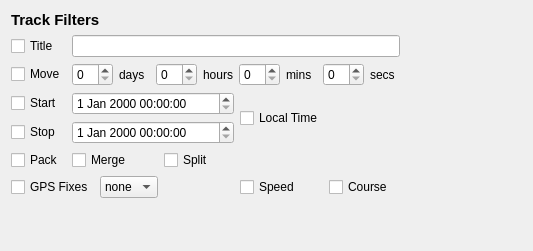
<?xml version="1.0" encoding="UTF-8"?>
<ui version="4.0">
 <class>TrackWidget</class>
 <widget class="QWidget" name="TrackWidget">
  <property name="geometry">
   <rect>
    <x>0</x>
    <y>0</y>
    <width>533</width>
    <height>251</height>
   </rect>
  </property>
  <property name="windowTitle">
   <string>Track Filter Options</string>
  </property>
  <property name="whatsThis">
   <string>This filter performs various operations on track data. </string>
  </property>
  <layout class="QGridLayout" name="gridLayout_2">
   <item row="0" column="0">
    <layout class="QGridLayout" name="gridLayout">
     <item row="0" column="0" colspan="5">
      <widget class="QLabel" name="label">
       <property name="font">
        <font>
         <pointsize>11</pointsize>
         <weight>75</weight>
         <bold>true</bold>
        </font>
       </property>
       <property name="whatsThis">
        <string/>
       </property>
       <property name="text">
        <string>Track Filters</string>
       </property>
      </widget>
     </item>
     <item row="1" column="0">
      <widget class="QCheckBox" name="titleCheck">
       <property name="toolTip">
        <string>Basic title for track</string>
       </property>
       <property name="whatsThis">
        <string>Basic title for new track(s). 
This option specifies a title for tracks generated by the track filter. By default, the title of the new track is composed of the start time of the track appended to this value. 
If this value contains a percent (%) character, it is treated as a format string for the POSIX strftime function, allowing custom time-based track names. </string>
       </property>
       <property name="text">
        <string>Title</string>
       </property>
      </widget>
     </item>
     <item row="1" column="1" colspan="4">
      <widget class="QLineEdit" name="titleText">
       <property name="toolTip">
        <string>the title of the new track is composed of the start time of the track appended to this value. </string>
       </property>
      </widget>
     </item>
     <item row="2" column="0">
      <widget class="QCheckBox" name="moveCheck">
       <property name="toolTip">
        <string>Correct track point timestamps by specified amount</string>
       </property>
       <property name="whatsThis">
        <string>Correct trackpoint timestamps by a delta. 
This option changes the time of all trackpoints. This might be useful if your track must be moved by one or more hours because of an incorrect time zone. </string>
       </property>
       <property name="text">
        <string>Move</string>
       </property>
      </widget>
     </item>
     <item row="2" column="1" colspan="4">
      <layout class="QHBoxLayout" name="horizontalLayout">
       <item>
        <widget class="QSpinBox" name="daysSpin"/>
       </item>
       <item>
        <widget class="QLabel" name="daysLabel">
         <property name="text">
          <string>days</string>
         </property>
        </widget>
       </item>
       <item>
        <widget class="QSpinBox" name="hoursSpin"/>
       </item>
       <item>
        <widget class="QLabel" name="hoursLabel">
         <property name="text">
          <string>hours</string>
         </property>
        </widget>
       </item>
       <item>
        <widget class="QSpinBox" name="minsSpin"/>
       </item>
       <item>
        <widget class="QLabel" name="minsLabel">
         <property name="text">
          <string>mins</string>
         </property>
        </widget>
       </item>
       <item>
        <widget class="QSpinBox" name="secsSpin"/>
       </item>
       <item>
        <widget class="QLabel" name="secsLabel">
         <property name="text">
          <string>secs</string>
         </property>
        </widget>
       </item>
      </layout>
     </item>
     <item row="3" column="0">
      <widget class="QCheckBox" name="startCheck">
       <property name="sizePolicy">
        <sizepolicy hsizetype="Fixed" vsizetype="Fixed">
         <horstretch>0</horstretch>
         <verstretch>0</verstretch>
        </sizepolicy>
       </property>
       <property name="toolTip">
        <string>Use track pts. after this time. </string>
       </property>
       <property name="whatsThis">
        <string>Use only track points after this timestamp.

This option is used along with the stop to discard trackpoints that were recorded outside of a specific period of time. This option specifies the beginning of the time period. </string>
       </property>
       <property name="text">
        <string>Start</string>
       </property>
      </widget>
     </item>
     <item row="3" column="1" colspan="2">
      <widget class="QDateTimeEdit" name="startEdit">
       <property name="toolTip">
        <string>Use track pts. after this time. </string>
       </property>
      </widget>
     </item>
     <item row="3" column="3" rowspan="2">
      <widget class="QCheckBox" name="TZCheck">
       <property name="toolTip">
        <string>If checked, time specified here is based on this computer's current time zone. </string>
       </property>
       <property name="whatsThis">
        <string>If checked, the times specified here are based on the local computer's time zone.  Otherwise it is UTC.</string>
       </property>
       <property name="text">
        <string>Local Time</string>
       </property>
      </widget>
     </item>
     <item row="4" column="0">
      <widget class="QCheckBox" name="stopCheck">
       <property name="sizePolicy">
        <sizepolicy hsizetype="Fixed" vsizetype="Fixed">
         <horstretch>0</horstretch>
         <verstretch>0</verstretch>
        </sizepolicy>
       </property>
       <property name="toolTip">
        <string>Use track pts before this time. </string>
       </property>
       <property name="whatsThis">
        <string> Use only track points before this timestamp.

This option is used in conjunction with the start option to discard all trackpoints outside of a given period of time. This option defines the end of the time period. </string>
       </property>
       <property name="text">
        <string>Stop</string>
       </property>
      </widget>
     </item>
     <item row="4" column="1" colspan="2">
      <widget class="QDateTimeEdit" name="stopEdit">
       <property name="toolTip">
        <string>Use track pts before this time. </string>
       </property>
      </widget>
     </item>
     <item row="5" column="0">
      <widget class="QCheckBox" name="packCheck">
       <property name="toolTip">
        <string>Pack all tracks into one. </string>
       </property>
       <property name="whatsThis">
        <string>Pack all tracks into one.

This option causes all tracks to be appended to one another to form a single track. This option does not work if any two tracks overlap in time; in that case, consider using the merge option.

This option is most useful for rejoining tracks that might have been interrupted by an equipment malfunction or an overnight stop. </string>
       </property>
       <property name="text">
        <string>Pack</string>
       </property>
      </widget>
     </item>
     <item row="5" column="1">
      <widget class="QCheckBox" name="mergeCheck">
       <property name="toolTip">
        <string>Merge multiple tracks for the same way.</string>
       </property>
       <property name="whatsThis">
        <string> Merge multiple tracks for the same way.

This option puts all track points from all tracks into a single track and sorts them by time stamp. Points with identical time stamps will be dropped. </string>
       </property>
       <property name="text">
        <string>Merge</string>
       </property>
      </widget>
     </item>
     <item row="5" column="2">
      <widget class="QCheckBox" name="splitCheck">
       <property name="toolTip">
        <string>Split tracks. </string>
       </property>
       <property name="whatsThis">
        <string>Split by date or time interval 

The input track will be split into several tracks depending on date of track points. If there is more than one track, use the pack option before before using this. 

If the input has multiple tracks, pack them together before splitting them back apart per day.
</string>
       </property>
       <property name="text">
        <string>Split</string>
       </property>
      </widget>
     </item>
     <item row="6" column="0" colspan="2">
      <widget class="QWidget" name="widget_5" native="true">
       <property name="toolTip">
        <string>Synthesize GPS Fixes. </string>
       </property>
       <property name="whatsThis">
        <string>Synthesize GPS fixes (PPS, DGPS, 3D, 2D, NONE).

This option sets the GPS fix status for all trackpoints to the specified value. Valid values for this option are PPS, DGPS, 3D, 2D, or NONE.

This option is most useful when converting from a format that doesn't contain GPS fix status to one that requires it. </string>
       </property>
       <layout class="QHBoxLayout" name="horizontalLayout_3">
        <property name="margin">
         <number>0</number>
        </property>
        <item>
         <widget class="QCheckBox" name="GPSFixesCheck">
          <property name="sizePolicy">
           <sizepolicy hsizetype="Fixed" vsizetype="Fixed">
            <horstretch>0</horstretch>
            <verstretch>0</verstretch>
           </sizepolicy>
          </property>
          <property name="text">
           <string>GPS Fixes</string>
          </property>
         </widget>
        </item>
        <item>
         <widget class="QComboBox" name="GPSFixesCombo">
          <item>
           <property name="text">
            <string>none</string>
           </property>
          </item>
          <item>
           <property name="text">
            <string>pps</string>
           </property>
          </item>
          <item>
           <property name="text">
            <string>dgps</string>
           </property>
          </item>
          <item>
           <property name="text">
            <string>3d</string>
           </property>
          </item>
          <item>
           <property name="text">
            <string>2d</string>
           </property>
          </item>
         </widget>
        </item>
       </layout>
       <zorder>GPSFixesCombo</zorder>
       <zorder>GPSFixesCheck</zorder>
      </widget>
     </item>
     <item row="6" column="3">
      <widget class="QCheckBox" name="speedCheck">
       <property name="toolTip">
        <string>Synthesize speed. </string>
       </property>
       <property name="whatsThis">
        <string>Synthesize speed.

This option computes a value for the GPS speed at each trackpoint. This is most useful with trackpoints from formats that don't support speed information or for trackoints synthesized by the interpolate filter. The speed at each trackpoint is the average speed from the previous trackpoint (distance divided by time). The first trackpoint in each track is assigned a speed of &quot;unknown.&quot; </string>
       </property>
       <property name="text">
        <string>Speed</string>
       </property>
      </widget>
     </item>
     <item row="6" column="4">
      <widget class="QCheckBox" name="courseCheck">
       <property name="toolTip">
        <string>Synthesize course.</string>
       </property>
       <property name="whatsThis">
        <string>Synthesize course.

This option computes (or recomputes) a value for the GPS heading at each trackpoint. This is most useful with trackpoints from formats that don't support heading information or for trackpoints synthesized by the interpolate filter. The heading at each trackpoint is simply the course from the previous trackpoint in the track. The first trackpoint in each track is arbitrarily assigned a heading of 0 degrees. </string>
       </property>
       <property name="text">
        <string>Course</string>
       </property>
      </widget>
     </item>
    </layout>
   </item>
   <item row="0" column="1">
    <spacer name="horizontalSpacer">
     <property name="orientation">
      <enum>Qt::Horizontal</enum>
     </property>
     <property name="sizeHint" stdset="0">
      <size>
       <width>83</width>
       <height>20</height>
      </size>
     </property>
    </spacer>
   </item>
   <item row="1" column="0">
    <spacer name="verticalSpacer">
     <property name="orientation">
      <enum>Qt::Vertical</enum>
     </property>
     <property name="sizeHint" stdset="0">
      <size>
       <width>20</width>
       <height>25</height>
      </size>
     </property>
    </spacer>
   </item>
  </layout>
 </widget>
 <resources/>
 <connections/>
</ui>
